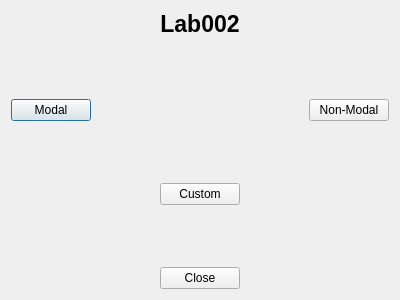
<?xml version="1.0" encoding="UTF-8"?>
<ui version="4.0">
 <class>Dialog</class>
 <widget class="QDialog" name="Dialog">
  <property name="geometry">
   <rect>
    <x>0</x>
    <y>0</y>
    <width>400</width>
    <height>300</height>
   </rect>
  </property>
  <property name="windowTitle">
   <string>Dialog</string>
  </property>
  <layout class="QVBoxLayout" name="verticalLayout">
   <item>
    <layout class="QHBoxLayout" name="horizontalLayout">
     <item>
      <spacer name="horizontalSpacer">
       <property name="orientation">
        <enum>Qt::Horizontal</enum>
       </property>
       <property name="sizeHint" stdset="0">
        <size>
         <width>40</width>
         <height>20</height>
        </size>
       </property>
      </spacer>
     </item>
     <item>
      <widget class="QLabel" name="labLabel">
       <property name="font">
        <font>
         <pointsize>17</pointsize>
         <weight>75</weight>
         <bold>true</bold>
        </font>
       </property>
       <property name="text">
        <string>Lab002</string>
       </property>
       <property name="alignment">
        <set>Qt::AlignCenter</set>
       </property>
      </widget>
     </item>
     <item>
      <spacer name="horizontalSpacer_2">
       <property name="orientation">
        <enum>Qt::Horizontal</enum>
       </property>
       <property name="sizeHint" stdset="0">
        <size>
         <width>40</width>
         <height>20</height>
        </size>
       </property>
      </spacer>
     </item>
    </layout>
   </item>
   <item>
    <spacer name="verticalSpacer_3">
     <property name="orientation">
      <enum>Qt::Vertical</enum>
     </property>
     <property name="sizeHint" stdset="0">
      <size>
       <width>20</width>
       <height>44</height>
      </size>
     </property>
    </spacer>
   </item>
   <item>
    <layout class="QHBoxLayout" name="horizontalLayout_3">
     <item>
      <widget class="QPushButton" name="modalButton">
       <property name="text">
        <string>Modal</string>
       </property>
      </widget>
     </item>
     <item>
      <spacer name="horizontalSpacer_3">
       <property name="orientation">
        <enum>Qt::Horizontal</enum>
       </property>
       <property name="sizeHint" stdset="0">
        <size>
         <width>40</width>
         <height>20</height>
        </size>
       </property>
      </spacer>
     </item>
     <item>
      <widget class="QPushButton" name="nonModalButton">
       <property name="text">
        <string>Non-Modal</string>
       </property>
      </widget>
     </item>
    </layout>
   </item>
   <item>
    <spacer name="verticalSpacer_2">
     <property name="orientation">
      <enum>Qt::Vertical</enum>
     </property>
     <property name="sizeHint" stdset="0">
      <size>
       <width>20</width>
       <height>44</height>
      </size>
     </property>
    </spacer>
   </item>
   <item>
    <layout class="QHBoxLayout" name="horizontalLayout_2">
     <item>
      <spacer name="horizontalSpacer_4">
       <property name="orientation">
        <enum>Qt::Horizontal</enum>
       </property>
       <property name="sizeHint" stdset="0">
        <size>
         <width>40</width>
         <height>20</height>
        </size>
       </property>
      </spacer>
     </item>
     <item>
      <widget class="QPushButton" name="customButton">
       <property name="text">
        <string>Custom</string>
       </property>
      </widget>
     </item>
     <item>
      <spacer name="horizontalSpacer_5">
       <property name="orientation">
        <enum>Qt::Horizontal</enum>
       </property>
       <property name="sizeHint" stdset="0">
        <size>
         <width>40</width>
         <height>20</height>
        </size>
       </property>
      </spacer>
     </item>
    </layout>
   </item>
   <item>
    <spacer name="verticalSpacer">
     <property name="orientation">
      <enum>Qt::Vertical</enum>
     </property>
     <property name="sizeHint" stdset="0">
      <size>
       <width>20</width>
       <height>44</height>
      </size>
     </property>
    </spacer>
   </item>
   <item>
    <layout class="QHBoxLayout" name="horizontalLayout_4">
     <item>
      <spacer name="horizontalSpacer_6">
       <property name="orientation">
        <enum>Qt::Horizontal</enum>
       </property>
       <property name="sizeHint" stdset="0">
        <size>
         <width>40</width>
         <height>20</height>
        </size>
       </property>
      </spacer>
     </item>
     <item>
      <widget class="QPushButton" name="closeButton">
       <property name="text">
        <string>Close</string>
       </property>
      </widget>
     </item>
     <item>
      <spacer name="horizontalSpacer_7">
       <property name="orientation">
        <enum>Qt::Horizontal</enum>
       </property>
       <property name="sizeHint" stdset="0">
        <size>
         <width>40</width>
         <height>20</height>
        </size>
       </property>
      </spacer>
     </item>
    </layout>
   </item>
  </layout>
 </widget>
 <layoutdefault spacing="6" margin="11"/>
 <resources/>
 <connections/>
</ui>
